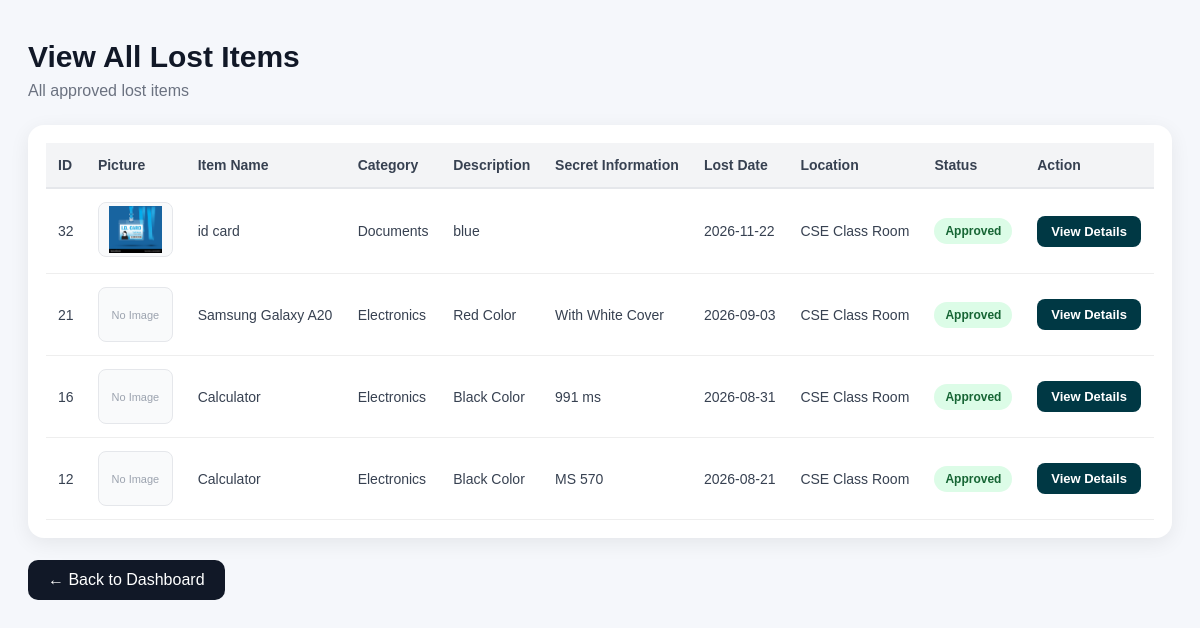
/view-lost-items.php (signed in), run on the app's committed database.
### tables this page shows
CREATE TABLE lost_items (
    lost_id INTEGER PRIMARY KEY AUTOINCREMENT,
    user_id INT NOT NULL REFERENCES users(user_id) ON DELETE CASCADE,
    item_name VARCHAR(100) NOT NULL,
    category VARCHAR(50) NOT NULL,
    lost_date DATE NOT NULL,
    lost_location VARCHAR(150) NOT NULL,
    contact_information VARCHAR(100) NOT NULL,
    secret_information VARCHAR(255) NOT NULL,
    status VARCHAR(20) NOT NULL DEFAULT 'Pending',
    created_at DATETIME DEFAULT CURRENT_TIMESTAMP,
    description TEXT,
    item_image VARCHAR(255) DEFAULT NULL
);

### db.php (called while the page is built, shortened)
<?php
function isLocalRequest(): bool
{
    $host = strtolower($_SERVER['HTTP_HOST'] ?? '');
    $host = explode(':', $host)[0];
    return in_array($host, ['localhost', '127.0.0.1', '::1'], true);
}
class PdoAdapterResult
{
    private array $rows;
    private int $cursor = 0;
    public int $num_rows = 0;
    public function __construct(array $rows)
    {
        $this->rows = $rows;
        $this->num_rows = count($rows);
    }
    public function fetch_assoc(): ?array
    {
        if ($this->cursor < $this->num_rows) {
            return $this->rows[$this->cursor++];
        }
        return null;
    }
}
class PdoAdapterConnection
{
    private PDO $pdo;
    public function __construct(PDO $pdo)
    {
        $this->pdo = $pdo;
    }
    private function sanitizeSql(string $sql): string
    {
        return str_replace('`', '', $sql);
    }
    public function query(string $sql): PdoAdapterResult|bool
    {
        try {
            $cleanSql = $this->sanitizeSql($sql);
            $stmt = $this->pdo->query($cleanSql);
            if ($stmt && $stmt->columnCount() > 0) {
                return new PdoAdapterResult($stmt->fetchAll(PDO::FETCH_ASSOC));
            }
            return true;
        } catch (PDOException $e) {
            $this->error = $e->getMessage();
            error_log("PDO query error: " . $e->getMessage());
            return false;
        }
    }
}
$dbConfig = require __DIR__ . '/config.php';
$driver = getenv('DB_DRIVER') ?: ($dbConfig['driver'] ?? 'auto');
$sqliteFile = $dbConfig['sqlite']['path'] ?? (__DIR__ . '/campus_lost_found.db');
if ($driver === 'auto') {
    $driver = (!isLocalRequest() || !file_exists($sqliteFile)) ? 'supabase' : 'sqlite';
}
if ($driver === 'sqlite') {
    try {
        $pdo = new PDO("sqlite:" . $sqliteFile, null, null, [
            PDO::ATTR_ERRMODE => PDO::ERRMODE_EXCEPTION,
            PDO::ATTR_DEFAULT_FETCH_MODE => PDO::FETCH_ASSOC,
        ]);
        $conn = new PdoAdapterConnection($pdo);
    } catch (PDOException $e) {
        error_log("SQLite connection failed: " . $e->getMessage() . " - falling back to Supabase");
        $driver = 'supabase';
    }
}

### view-lost-items.php (the view, shortened to what this page needs)
<?php
include "db.php";
    ?>
    <?php
$sql = "
    SELECT *
    FROM lost_items
    WHERE status = 'Approved'
    ORDER BY lost_id DESC
";
$result = $conn->query($sql);
?>
<!DOCTYPE html>
<html lang="en">
<head>
    <link
        rel="stylesheet"
        href="css/style.css"
    >
</head>
<body>
<div class="lost-page">
    <div class="page-header">
        <h1>
            View All Lost Items
        </h1>
        <p>
            All approved lost items
        </p>
    </div>
    <div class="table-card">
        <table>
            <thead>
                <tr>
                    <th>ID</th>
                    <th>Picture</th>
                    <th>Item Name</th>
                    <th>Category</th>
                    <th>Description</th>
                    <th>Secret Information</th>
                    <th>Lost Date</th>
                    <th>Location</th>
                    <th>Status</th>
                    <th>Action</th>
                </tr>
            </thead>
            <tbody>
<?php
if ($result && $result->num_rows > 0) {
    while ($row = $result->fetch_assoc()) {
        $lost_id = (int)$row['lost_id'];
        $image = trim(
            $row['item_image'] ?? ''
        );
?>
                <tr>
                    <td>
                        <?php
                        echo htmlspecialchars(
                            $row['lost_id']
                        );
                        ?>
                    </td>
                    <td>
                        <?php if ($image !== ''): ?>
                            <img
                                src="<?php echo htmlspecialchars($image); ?>"
                                alt="Lost Item"
                                class="item-thumbnail"
                            >
                        <?php else: ?>
                            <div class="no-image">
                                No Image
                            </div>
                        <?php endif; ?>
                    </td>
                    <td>
                        <?php
                        echo htmlspecialchars(
                            $row['item_name']
                        );
                        ?>
                    </td>
                    <td>
                        <?php
                        echo htmlspecialchars(
                            $row['category']
                        );
                        ?>
                    </td>
                    <td>
                        <?php
                        echo htmlspecialchars(
                            $row['description']
                        );
                        ?>
                    </td>
                    <td>
                        <?php
                        echo htmlspecialchars(
                            $row['secret_information']
                        );
                        ?>
                    </td>
                    <td>
                        <?php
                        echo htmlspecialchars(
                            $row['lost_date']
                        );
                        ?>
                    </td>
                    <td>
                        <?php
                        echo htmlspecialchars(
                            $row['lost_location']
                        );
                        ?>
                    </td>
                    <td>
                        <span class="status-badge">
                            <?php
                            echo htmlspecialchars(
                                $row['status']
                            );
                            ?>
                        </span>
                    </td>
                    <td>
                        <a
                            href="view-lost-items.php?id=<?php echo $lost_id; ?>"
                            class="view-details-btn"
                        >
                            View Details
                        </a>
                    </td>
                </tr>
<?php
    }
}
?>
            </tbody>
        </table>
    </div>
    <a
        href="admin-dashboard.php"
        class="back-dashboard"
    >
        ← Back to Dashboard
    </a>
</div>
</body>
</html>

### css/style.css (style rules this page uses)
body { background: #f1f5f9; font-family: "Segoe UI", Arial, sans-serif; color: #1e293b; }

### view-lost-items.php (style rules this page uses)
* { box-sizing: border-box; }
body { background: #f5f7fb; font-family: Arial, sans-serif; }
.lost-page { max-width: 1250px; margin: 40px auto; padding: 0 20px 40px; }
.page-header { margin-bottom: 25px; }
.page-header h1 { margin: 0; font-size: 30px; color: #111827; }
.page-header p { margin-top: 8px; color: #6b7280; }
.table-card { background: white; border-radius: 16px; padding: 18px; box-shadow: 0 5px 20px rgba(0, 0, 0, 0.07); overflow-x: auto; }
table { width: 100%; border-collapse: collapse; min-width: 1050px; }
th { background: #f3f4f6; color: #374151; font-size: 14px; font-weight: bold; padding: 14px 12px; text-align: left; border-bottom: 2px solid #e5e7eb; }
td { padding: 13px 12px; border-bottom: 1px solid #eee; color: #374151; font-size: 14px; vertical-align: middle; }
.item-thumbnail { width: 75px; height: 55px; object-fit: contain; border-radius: 8px; border: 1px solid #e5e7eb; background: #f9fafb; padding: 3px; }
.no-image { width: 75px; height: 55px; display: flex; align-items: center; justify-content: center; border-radius: 8px; border: 1px solid #e5e7eb; background: #f9fafb; color: #9ca3af; font-size: 11px; }
.status-badge { display: inline-block; padding: 6px 11px; border-radius: 20px; background: #dcfce7; color: #166534; font-size: 12px; font-weight: bold; }
.view-details-btn { display: inline-block; padding: 8px 14px; border-radius: 8px; background: #003844; color: white; text-decoration: none; font-size: 13px; font-weight: 600; transition: 0.2s; white-space: nowrap; }
.back-dashboard { display: inline-block; margin-top: 22px; padding: 11px 20px; border-radius: 10px; background: #111827; color: white; text-decoration: none; transition: 0.2s; }

### data on the page
lost_items: lost_id "32", item_image (picture), item_name "id card", category "Documents", description "blue", lost_date "2026-11-22", lost_location "CSE Class Room", status "Approved"
lost_items: lost_id "21", shows "No Image", item_name "Samsung Galaxy A20", category "Electronics", description "Red Color", secret_information "With White Cover", lost_date "2026-09-03", lost_location "CSE Class Room", status "Approved"
lost_items: lost_id "16", shows "No Image", item_name "Calculator", category "Electronics", description "Black Color", secret_information "991 ms", lost_date "2026-08-31", lost_location "CSE Class Room", status "Approved"
lost_items: lost_id "12", shows "No Image", item_name "Calculator", category "Electronics", description "Black Color", secret_information "MS 570", lost_date "2026-08-21", lost_location "CSE Class Room", status "Approved"
